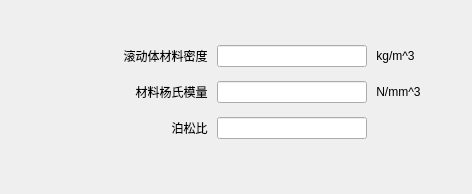
           <widget class="QWidget" name="tabsd2">
            <attribute name="title">
             <string>材料参数</string>
            </attribute>
            <layout class="QGridLayout" name="gridLayout_4">
             <item row="0" column="0">
              <layout class="QVBoxLayout" name="verticalLayout_7">
               <item>
                <spacer name="verticalSpacer_5">
                 <property name="orientation">
                  <enum>Qt::Vertical</enum>
                 </property>
                 <property name="sizeType">
                  <enum>QSizePolicy::Fixed</enum>
                 </property>
                 <property name="sizeHint" stdset="0">
                  <size>
                   <width>20</width>
                   <height>30</height>
                  </size>
                 </property>
                </spacer>
               </item>
               <item>
                <layout class="QHBoxLayout" name="horizontalLayout_21">
                 <item>
                  <spacer name="horizontalSpacer_8">
                   <property name="orientation">
                    <enum>Qt::Horizontal</enum>
                   </property>
                   <property name="sizeType">
                    <enum>QSizePolicy::Fixed</enum>
                   </property>
                   <property name="sizeHint" stdset="0">
                    <size>
                     <width>0</width>
                     <height>20</height>
                    </size>
                   </property>
                  </spacer>
                 </item>
                 <item>
                  <layout class="QVBoxLayout" name="verticalLayout_6">
                   <item>
                    <layout class="QHBoxLayout" name="horizontalLayout_18">
                     <item>
                      <widget class="QLabel" name="label_29">
                       <property name="sizePolicy">
                        <sizepolicy hsizetype="Fixed" vsizetype="Fixed">
                         <horstretch>0</horstretch>
                         <verstretch>0</verstretch>
                        </sizepolicy>
                       </property>
                       <property name="minimumSize">
                        <size>
                         <width>200</width>
                         <height>30</height>
                        </size>
                       </property>
                       <property name="maximumSize">
                        <size>
                         <width>200</width>
                         <height>30</height>
                        </size>
                       </property>
                       <property name="text">
                        <string>滚动体材料密度 </string>
                       </property>
                       <property name="alignment">
                        <set>Qt::AlignRight|Qt::AlignTrailing|Qt::AlignVCenter</set>
                       </property>
                      </widget>
                     </item>
                     <item>
                      <widget class="QLineEdit" name="lineEditsdrho">
                       <property name="sizePolicy">
                        <sizepolicy hsizetype="Fixed" vsizetype="Fixed">
                         <horstretch>0</horstretch>
                         <verstretch>0</verstretch>
                        </sizepolicy>
                       </property>
                       <property name="minimumSize">
                        <size>
                         <width>150</width>
                         <height>0</height>
                        </size>
                       </property>
                       <property name="maximumSize">
                        <size>
                         <width>150</width>
                         <height>16777215</height>
                        </size>
                       </property>
                       <property name="alignment">
                        <set>Qt::AlignLeading|Qt::AlignLeft|Qt::AlignVCenter</set>
                       </property>
                      </widget>
                     </item>
                     <item>
                      <widget class="QLabel" name="label_30">
                       <property name="text">
                        <string> kg/m^3</string>
                       </property>
                      </widget>
                     </item>
                    </layout>
                   </item>
                   <item>
                    <layout class="QHBoxLayout" name="horizontalLayout_19">
                     <item>
                      <widget class="QLabel" name="label_31">
                       <property name="sizePolicy">
                        <sizepolicy hsizetype="Fixed" vsizetype="Fixed">
                         <horstretch>0</horstretch>
                         <verstretch>0</verstretch>
                        </sizepolicy>
                       </property>
                       <property name="minimumSize">
                        <size>
                         <width>200</width>
                         <height>30</height>
                        </size>
                       </property>
                       <property name="maximumSize">
                        <size>
                         <width>200</width>
                         <height>30</height>
                        </size>
                       </property>
                       <property name="text">
                        <string>材料杨氏模量 </string>
                       </property>
                       <property name="alignment">
                        <set>Qt::AlignRight|Qt::AlignTrailing|Qt::AlignVCenter</set>
                       </property>
                      </widget>
                     </item>
                     <item>
                      <widget class="QLineEdit" name="lineEditsdE">
                       <property name="sizePolicy">
                        <sizepolicy hsizetype="Fixed" vsizetype="Fixed">
                         <horstretch>0</horstretch>
                         <verstretch>0</verstretch>
                        </sizepolicy>
                       </property>
                       <property name="minimumSize">
                        <size>
                         <width>150</width>
                         <height>0</height>
                        </size>
                       </property>
                       <property name="maximumSize">
                        <size>
                         <width>150</width>
                         <height>16777215</height>
                        </size>
                       </property>
                       <property name="alignment">
                        <set>Qt::AlignLeading|Qt::AlignLeft|Qt::AlignVCenter</set>
                       </property>
                      </widget>
                     </item>
                     <item>
                      <widget class="QLabel" name="label_32">
                       <property name="text">
                        <string> N/mm^3</string>
                       </property>
                      </widget>
                     </item>
                    </layout>
                   </item>
                   <item>
                    <layout class="QHBoxLayout" name="horizontalLayout_20">
                     <item>
                      <widget class="QLabel" name="label_33">
                       <property name="sizePolicy">
                        <sizepolicy hsizetype="Fixed" vsizetype="Fixed">
                         <horstretch>0</horstretch>
                         <verstretch>0</verstretch>
                        </sizepolicy>
                       </property>
                       <property name="minimumSize">
                        <size>
                         <width>200</width>
                         <height>30</height>
                        </size>
                       </property>
                       <property name="maximumSize">
                        <size>
                         <width>200</width>
                         <height>30</height>
                        </size>
                       </property>
                       <property name="text">
                        <string>泊松比 </string>
                       </property>
                       <property name="alignment">
                        <set>Qt::AlignRight|Qt::AlignTrailing|Qt::AlignVCenter</set>
                       </property>
                      </widget>
                     </item>
                     <item>
                      <widget class="QLineEdit" name="lineEditsdv">
                       <property name="sizePolicy">
                        <sizepolicy hsizetype="Fixed" vsizetype="Fixed">
                         <horstretch>0</horstretch>
                         <verstretch>0</verstretch>
                        </sizepolicy>
                       </property>
                       <property name="minimumSize">
                        <size>
                         <width>150</width>
                         <height>0</height>
                        </size>
                       </property>
                       <property name="maximumSize">
                        <size>
                         <width>150</width>
                         <height>16777215</height>
                        </size>
                       </property>
                       <property name="alignment">
                        <set>Qt::AlignLeading|Qt::AlignLeft|Qt::AlignVCenter</set>
                       </property>
                      </widget>
                     </item>
                     <item>
                      <widget class="QLabel" name="label_34">
                       <property name="text">
                        <string/>
                       </property>
                      </widget>
                     </item>
                    </layout>
                   </item>
                  </layout>
                 </item>
                 <item>
                  <spacer name="horizontalSpacer_9">
                   <property name="orientation">
                    <enum>Qt::Horizontal</enum>
                   </property>
                   <property name="sizeHint" stdset="0">
                    <size>
                     <width>40</width>
                     <height>20</height>
                    </size>
                   </property>
                  </spacer>
                 </item>
                </layout>
               </item>
               <item>
                <spacer name="verticalSpacer_6">
                 <property name="orientation">
                  <enum>Qt::Vertical</enum>
                 </property>
                 <property name="sizeHint" stdset="0">
                  <size>
                   <width>20</width>
                   <height>40</height>
                  </size>
                 </property>
                </spacer>
               </item>
              </layout>
             </item>
            </layout>
           </widget>
